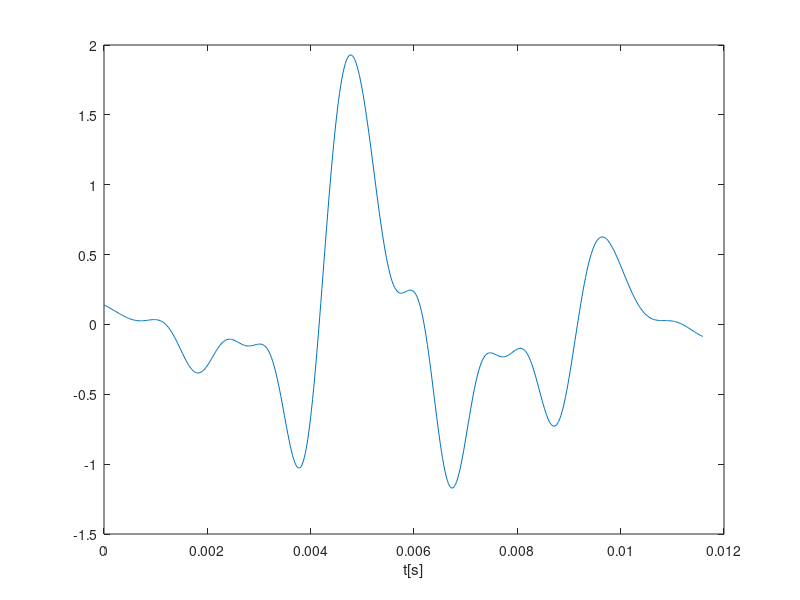
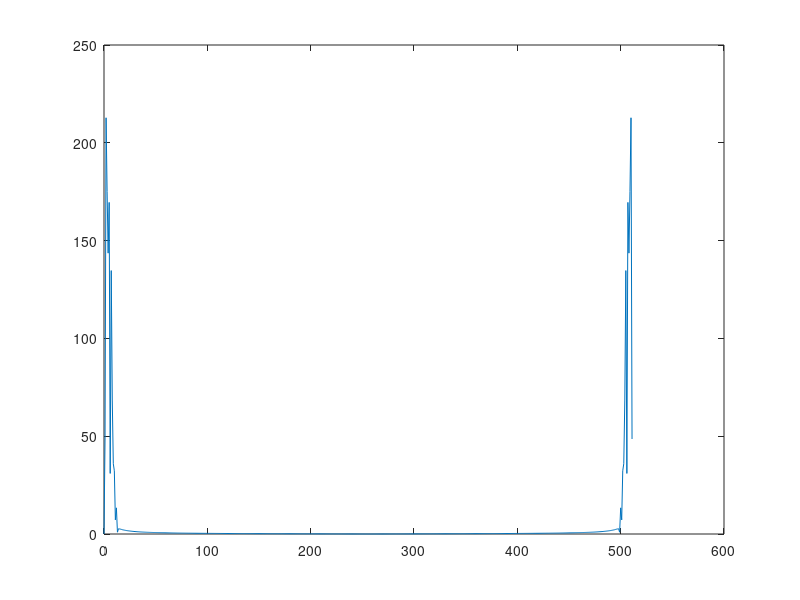

The MATLAB script that drew these images, in order:
close all
clearvars
clc

A = [1.0, 0.75, 0.5, 0.25, 0.125];
F = 100 * [2, 4, 6, 8, 10];
P = pi / 180 * [0, 0, 90, 90, -90];

Fs = 44.1e3;
d = 1;
t = 0:1/Fs:d;

xs = A' .* cos(2 * pi * F' .* t + P');
x6 = sum(xs);

N = 512;
h = hamming(N);
y6 = x6(1:N) .* h';

figure(1);
plot(t(1:N), y6);
xlabel('t[s]');

% W matrix multiplication

w = exp(-1i * 2 * pi / N);
n = 0:N-1;
W = w .^ (n .* n');
Y6_a = (W * y6')';

Y6_b = fft(y6, N);

errors = abs(Y6_a - Y6_b);

figure(2);
plot(n, errors);


